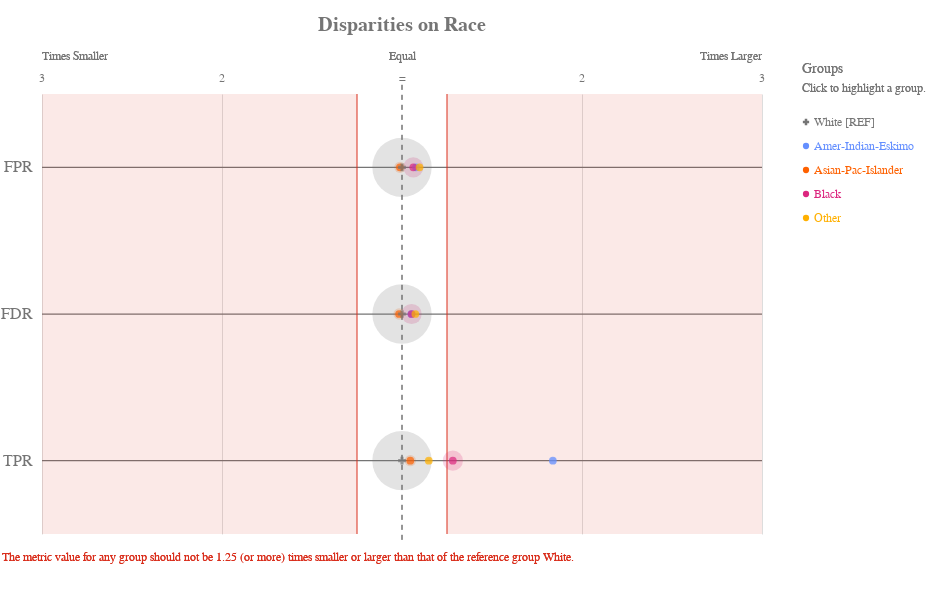

The notebook cell this image was saved under:
### Code cell
ap.disparity(bdf, metrics, 'race', fairness_threshold = disparity_tolerance)

### Figure 1 — Vega-Lite specification as saved in the notebook (floating-point values rounded to 4 significant figures)
{"config": {"view": {"continuousWidth": 400, "continuousHeight": 300, "strokeWidth": 0}, "axisLeft": {"labelColor": "rgb(117,117,117)", "labelFont": "Arial", "labelFontSize": 16}, "title": {"align": "center", "baseline": "middle", "color": "rgb(117,117,117)", "font": "Arial", "fontSize": 20, "fontWeight": "bold"}}, "layer": [{"data": {"name": "data-c4b0de4882756d1d2715a72decb981eb"}, "mark": {"type": "rule", "stroke": "rgb(117,117,117)", "strokeWidth": 1.25, "tooltip": ""}, "encoding": {"x": {"type": "quantitative", "field": "x", "scale": {"domain": [-2, 2], "range": [40.0, 760.0]}}, "x2": {"field": "x2"}, "y": {"type": "nominal", "axis": {"domain": false, "labelAngle": 0, "labelPadding": -30, "orient": "left", "ticks": false, "title": ""}, "field": "metric", "scale": {"domain": ["FPR", "FDR", "TPR"], "range": [55.0, 495.0]}}}}, {"data": {"name": "data-79dd248bdaa0ea02c535240e8ad022c8"}, "mark": {"type": "rule", "stroke": "rgb(117,117,117)", "strokeDash": [5, 5], "strokeWidth": 1}, "encoding": {"tooltip": {"value": "White [REF]"}, "x": {"value": 400.0}, "y": {"value": 45.83}, "y2": {"value": 504.2}}}, {"data": {"name": "data-c233327f4cd9b4c2df31bf8015c83e4a"}, "mark": {"type": "text", "align": "center", "color": "rgb(117,117,117)", "font": "Arial", "fontSize": 12, "fontWeight": "normal", "tooltip": ""}, "encoding": {"text": {"type": "nominal", "field": "label"}, "x": {"type": "quantitative", "field": "value", "scale": {"domain": [-2, 2], "range": [40.0, 760.0]}}, "y": {"value": 38.5}}}, {"layer": [{"mark": {"type": "text", "align": "left", "fill": "rgb(117,117,117)", "font": "Arial", "fontSize": 12, "fontWeight": "normal", "tooltip": ""}, "encoding": {"text": {"value": "Times Smaller"}, "x": {"value": 40.0}, "y": {"value": 16.5}}}, {"mark": {"type": "text", "align": "right", "fill": "rgb(117,117,117)", "font": "Arial", "fontSize": 12, "fontWeight": "normal", "tooltip": ""}, "encoding": {"text": {"value": "Times Larger"}, "x": {"value": 760.0}, "y": {"value": 16.5}}}, {"mark": {"type": "text", "align": "center", "fill": "rgb(117,117,117)", "font": "Arial", "fontSize": 12, "fontWeight": "normal", "tooltip": ""}, "encoding": {"text": {"value": "Equal"}, "x": {"value": 400.0}, "y": {"value": 16.5}}}], "data": {"name": "data-79dd248bdaa0ea02c535240e8ad022c8"}}, {"layer": [{"mark": {"type": "rule", "opacity": 0.8, "stroke": "rgb(217, 46, 28)", "strokeWidth": 1.25, "tooltip": ""}, "encoding": {"x": {"type": "quantitative", "field": "min", "scale": {"domain": [-2, 2], "range": [40.0, 760.0]}}, "y": {"value": 55.0}, "y2": {"value": 495.0}}}, {"mark": {"type": "rule", "opacity": 0.8, "stroke": "rgb(217, 46, 28)", "strokeWidth": 1.25, "tooltip": ""}, "encoding": {"x": {"type": "quantitative", "field": "max", "scale": {"domain": [-2, 2], "range": [40.0, 760.0]}}, "y": {"value": 55.0}, "y2": {"value": 495.0}}}, {"layer": [{"mark": {"type": "rect", "fill": "rgb(217, 46, 28)", "opacity": 0.1, "tooltip": ""}, "encoding": {"x": {"type": "quantitative", "field": "min", "scale": {"domain": [-2, 2], "range": [40.0, 760.0]}}, "x2": {"field": "lower_end"}, "y": {"value": 55.0}, "y2": {"value": 495.0}}}, {"mark": {"type": "rect", "fill": "rgb(217, 46, 28)", "opacity": 0.1, "tooltip": ""}, "encoding": {"x": {"type": "quantitative", "field": "max", "scale": {"domain": [-2, 2], "range": [40.0, 760.0]}}, "x2": {"field": "upper_end"}, "y": {"value": 55.0}, "y2": {"value": 495.0}}}]}, {"data": {"name": "data-79dd248bdaa0ea02c535240e8ad022c8"}, "mark": {"type": "text", "align": "left", "baseline": "top", "fill": "rgb(217, 46, 28)", "font": "Arial", "fontSize": 12, "fontWeight": "normal", "tooltip": ""}, "encoding": {"text": {"value": "The metric value for any group should not be 1.25 (or more) times smaller or larger than that of the reference group White."}, "x": {"value": 0}, "y": {"value": 513.3}}}], "data": {"name": "data-feb20f5d4dfe62687617135ffee93d46"}}, {"layer": [{"mark": "circle"}, {"data": {"name": "data-4ebd66813cba8d9ba0064d401fc4baa8"}, "mark": {"type": "circle", "opacity": 0.2}, "encoding": {"color": {"condition": {"type": "nominal", "field": "attribute_value", "legend": null, "scale": {"domain": ["White", "Amer-Indian-Eskimo", "Asian-Pac-Islander", "Black", "Other"], "range": ["rgb(117,117,117)", "rgb(100, 143, 255)", "rgb(254, 97, 0)", "rgb(220, 38, 127)", "rgb(255, 176, 0)", "rgb(120, 94, 240)"]}, "selection": "selector109"}, "value": "rgb(224,224,224)"}, "size": {"type": "quantitative", "field": "group_size", "legend": null, "scale": {"domain": [0, 9991.0], "range": [0, 4224.0]}}, "tooltip": [{"type": "nominal", "field": "attribute_value", "title": "Group"}, {"type": "nominal", "field": "tooltip_group_size", "title": "Group Size"}, {"type": "nominal", "field": "tooltip_disparity_explanation_fpr", "title": "Disparity"}, {"type": "quantitative", "field": "fpr", "format": ".2f", "title": "FPR"}], "x": {"type": "quantitative", "axis": {"domain": false, "labels": false, "ticks": false, "title": null, "values": [1, 2, -2, -1]}, "field": "fpr_disparity_scaled", "scale": {"domain": [-2, 2], "range": [40.0, 760.0]}}, "y": {"type": "nominal", "axis": {"domain": false, "grid": false, "labels": false, "ticks": false, "title": " "}, "field": "metric_variable", "scale": {"domain": ["FPR", "FDR", "TPR"], "range": [55.0, 495.0]}}}, "selection": {"selector111": {"type": "multi", "empty": "all", "fields": ["attribute_value"]}}, "transform": [{"calculate": "'FPR'", "as": "metric_variable"}]}, {"data": {"name": "data-4ebd66813cba8d9ba0064d401fc4baa8"}, "mark": {"type": "circle", "opacity": 0.2}, "encoding": {"color": {"condition": {"type": "nominal", "field": "attribute_value", "legend": null, "scale": {"domain": ["White", "Amer-Indian-Eskimo", "Asian-Pac-Islander", "Black", "Other"], "range": ["rgb(117,117,117)", "rgb(100, 143, 255)", "rgb(254, 97, 0)", "rgb(220, 38, 127)", "rgb(255, 176, 0)", "rgb(120, 94, 240)"]}, "selection": "selector109"}, "value": "rgb(224,224,224)"}, "size": {"type": "quantitative", "field": "group_size", "legend": null, "scale": {"domain": [0, 9991.0], "range": [0, 4224.0]}}, "tooltip": [{"type": "nominal", "field": "attribute_value", "title": "Group"}, {"type": "nominal", "field": "tooltip_group_size", "title": "Group Size"}, {"type": "nominal", "field": "tooltip_disparity_explanation_fdr", "title": "Disparity"}, {"type": "quantitative", "field": "fdr", "format": ".2f", "title": "FDR"}], "x": {"type": "quantitative", "axis": {"domain": false, "labels": false, "ticks": false, "title": null, "values": [1, 2, -2, -1]}, "field": "fdr_disparity_scaled", "scale": {"domain": [-2, 2], "range": [40.0, 760.0]}}, "y": {"type": "nominal", "axis": {"domain": false, "grid": false, "labels": false, "ticks": false, "title": " "}, "field": "metric_variable", "scale": {"domain": ["FPR", "FDR", "TPR"], "range": [55.0, 495.0]}}}, "selection": {"selector113": {"type": "multi", "empty": "all", "fields": ["attribute_value"]}}, "transform": [{"calculate": "'FDR'", "as": "metric_variable"}]}, {"data": {"name": "data-4ebd66813cba8d9ba0064d401fc4baa8"}, "mark": {"type": "circle", "opacity": 0.2}, "encoding": {"color": {"condition": {"type": "nominal", "field": "attribute_value", "legend": null, "scale": {"domain": ["White", "Amer-Indian-Eskimo", "Asian-Pac-Islander", "Black", "Other"], "range": ["rgb(117,117,117)", "rgb(100, 143, 255)", "rgb(254, 97, 0)", "rgb(220, 38, 127)", "rgb(255, 176, 0)", "rgb(120, 94, 240)"]}, "selection": "selector109"}, "value": "rgb(224,224,224)"}, "size": {"type": "quantitative", "field": "group_size", "legend": null, "scale": {"domain": [0, 9991.0], "range": [0, 4224.0]}}, "tooltip": [{"type": "nominal", "field": "attribute_value", "title": "Group"}, {"type": "nominal", "field": "tooltip_group_size", "title": "Group Size"}, {"type": "nominal", "field": "tooltip_disparity_explanation_tpr", "title": "Disparity"}, {"type": "quantitative", "field": "tpr", "format": ".2f", "title": "TPR"}], "x": {"type": "quantitative", "axis": {"domain": false, "labels": false, "ticks": false, "title": null, "values": [1, 2, -2, -1]}, "field": "tpr_disparity_scaled", "scale": {"domain": [-2, 2], "range": [40.0, 760.0]}}, "y": {"type": "nominal", "axis": {"domain": false, "grid": false, "labels": false, "ticks": false, "title": " "}, "field": "metric_variable", "scale": {"domain": ["FPR", "FDR", "TPR"], "range": [55.0, 495.0]}}}, "selection": {"selector115": {"type": "multi", "empty": "all", "fields": ["attribute_value"]}}, "transform": [{"calculate": "'TPR'", "as": "metric_variable"}]}, {"layer": [{"mark": "point"}, {"data": {"name": "data-4ebd66813cba8d9ba0064d401fc4baa8"}, "mark": {"type": "point", "filled": true, "size": 60}, "encoding": {"color": {"condition": {"type": "nominal", "field": "attribute_value", "legend": null, "scale": {"domain": ["White", "Amer-Indian-Eskimo", "Asian-Pac-Islander", "Black", "Other"], "range": ["rgb(117,117,117)", "rgb(100, 143, 255)", "rgb(254, 97, 0)", "rgb(220, 38, 127)", "rgb(255, 176, 0)", "rgb(120, 94, 240)"]}, "selection": "selector109"}, "value": "rgb(224,224,224)"}, "shape": {"type": "nominal", "field": "attribute_value", "legend": null, "scale": {"domain": ["White", "Amer-Indian-Eskimo", "Asian-Pac-Islander", "Black", "Other"], "range": ["cross", "circle", "circle", "circle", "circle"]}}, "tooltip": [{"type": "nominal", "field": "attribute_value", "title": "Group"}, {"type": "nominal", "field": "tooltip_group_size", "title": "Group Size"}, {"type": "nominal", "field": "tooltip_disparity_explanation_fpr", "title": "Disparity"}, {"type": "quantitative", "field": "fpr", "format": ".2f", "title": "FPR"}], "x": {"type": "quantitative", "axis": {"domain": false, "labels": false, "ticks": false, "title": null, "values": [1, 2, -2, -1]}, "field": "fpr_disparity_scaled", "scale": {"domain": [-2, 2], "range": [40.0, 760.0]}}, "y": {"type": "nominal", "axis": {"domain": false, "grid": false, "labels": false, "ticks": false, "title": " "}, "field": "metric_variable", "scale": {"domain": ["FPR", "FDR", "TPR"], "range": [55.0, 495.0]}}}, "selection": {"selector110": {"type": "multi", "empty": "all", "fields": ["attribute_value"]}}, "transform": [{"calculate": "'FPR'", "as": "metric_variable"}]}, {"data": {"name": "data-4ebd66813cba8d9ba0064d401fc4baa8"}, "mark": {"type": "point", "filled": true, "size": 60}, "encoding": {"color": {"condition": {"type": "nominal", "field": "attribute_value", "legend": null, "scale": {"domain": ["White", "Amer-Indian-Eskimo", "Asian-Pac-Islander", "Black", "Other"], "range": ["rgb(117,117,117)", "rgb(100, 143, 255)", "rgb(254, 97, 0)", "rgb(220, 38, 127)", "rgb(255, 176, 0)", "rgb(120, 94, 240)"]}, "selection": "selector109"}, "value": "rgb(224,224,224)"}, "shape": {"type": "nominal", "field": "attribute_value", "legend": null, "scale": {"domain": ["White", "Amer-Indian-Eskimo", "Asian-Pac-Islander", "Black", "Other"], "range": ["cross", "circle", "circle", "circle", "circle"]}}, "tooltip": [{"type": "nominal", "field": "attribute_value", "title": "Group"}, {"type": "nominal", "field": "tooltip_group_size", "title": "Group Size"}, {"type": "nominal", "field": "tooltip_disparity_explanation_fdr", "title": "Disparity"}, {"type": "quantitative", "field": "fdr", "format": ".2f", "title": "FDR"}], "x": {"type": "quantitative", "axis": {"domain": false, "labels": false, "ticks": false, "title": null, "values": [1, 2, -2, -1]}, "field": "fdr_disparity_scaled", "scale": {"domain": [-2, 2], "range": [40.0, 760.0]}}, "y": {"type": "nominal", "axis": {"domain": false, "grid": false, "labels": false, "ticks": false, "title": " "}, "field": "metric_variable", "scale": {"domain": ["FPR", "FDR", "TPR"], "range": [55.0, 495.0]}}}, "selection": {"selector112": {"type": "multi", "empty": "all", "fields": ["attribute_value"]}}, "transform": [{"calculate": "'FDR'", "as": "metric_variable"}]}, {"data": {"name": "data-4ebd66813cba8d9ba0064d401fc4baa8"}, "mark": {"type": "point", "filled": true, "size": 60}, "encoding": {"color": {"condition": {"type": "nominal", "field": "attribute_value", "legend": null, "scale": {"domain": ["White", "Amer-Indian-Eskimo", "Asian-Pac-Islander", "Black", "Other"], "range": ["rgb(117,117,117)", "rgb(100, 143, 255)", "rgb(254, 97, 0)", "rgb(220, 38, 127)", "rgb(255, 176, 0)", "rgb(120, 94, 240)"]}, "selection": "selector109"}, "value": "rgb(224,224,224)"}, "shape": {"type": "nominal", "field": "attribute_value", "legend": null, "scale": {"domain": ["White", "Amer-Indian-Eskimo", "Asian-Pac-Islander", "Black", "Other"], "range": ["cross", "circle", "circle", "circle", "circle"]}}, "tooltip": [{"type": "nominal", "field": "attribute_value", "title": "Group"}, {"type": "nominal", "field": "tooltip_group_size", "title": "Group Size"}, {"type": "nominal", "field": "tooltip_disparity_explanation_tpr", "title": "Disparity"}, {"type": "quantitative", "field": "tpr", "format": ".2f", "title": "TPR"}], "x": {"type": "quantitative", "axis": {"domain": false, "labels": false, "ticks": false, "title": null, "values": [1, 2, -2, -1]}, "field": "tpr_disparity_scaled", "scale": {"domain": [-2, 2], "range": [40.0, 760.0]}}, "y": {"type": "nominal", "axis": {"domain": false, "grid": false, "labels": false, "ticks": false, "title": " "}, "field": "metric_variable", "scale": {"domain": ["FPR", "FDR", "TPR"], "range": [55.0, 495.0]}}}, "selection": {"selector114": {"type": "multi", "empty": "all", "fields": ["attribute_value"]}}, "transform": [{"calculate": "'TPR'", "as": "metric_variable"}]}]}]}, {"layer": [{"mark": {"type": "point", "filled": true, "opacity": 1, "size": 39.48}, "encoding": {"color": {"condition": {"type": "nominal", "field": "attribute_value", "legend": null, "scale": {"domain": ["White", "Amer-Indian-Eskimo", "Asian-Pac-Islander", "Black", "Other"], "range": ["rgb(117,117,117)", "rgb(100, 143, 255)", "rgb(254, 97, 0)", "rgb(220, 38, 127)", "rgb(255, 176, 0)", "rgb(120, 94, 240)"]}, "selection": "selector109"}, "value": "rgb(224,224,224)"}, "shape": {"type": "nominal", "field": "attribute_value", "legend": null, "scale": {"domain": ["White", "Amer-Indian-Eskimo", "Asian-Pac-Islander", "Black", "Other"], "range": ["cross", "circle", "circle", "circle", "circle"]}}, "x": {"value": 804}, "y": {"type": "nominal", "axis": {"domain": false, "grid": false, "labels": false, "ticks": false, "title": " "}, "field": "attribute_value", "scale": {"domain": ["White", "Amer-Indian-Eskimo", "Asian-Pac-Islander", "Black", "Other"], "range": [71, 191]}}}, "selection": {"selector109": {"type": "multi", "empty": "all", "fields": ["attribute_value"]}}}, {"mark": {"type": "text", "align": "left", "baseline": "middle", "font": "Arial", "fontSize": 12, "fontWeight": "normal"}, "encoding": {"color": {"condition": {"type": "nominal", "field": "attribute_value", "legend": null, "scale": {"domain": ["White", "Amer-Indian-Eskimo", "Asian-Pac-Islander", "Black", "Other"], "range": ["rgb(117,117,117)", "rgb(100, 143, 255)", "rgb(254, 97, 0)", "rgb(220, 38, 127)", "rgb(255, 176, 0)", "rgb(120, 94, 240)"]}, "selection": "selector109"}, "value": "rgb(224,224,224)"}, "text": {"type": "nominal", "field": "label"}, "x": {"value": 812}, "y": {"type": "nominal", "axis": {"domain": false, "grid": false, "labels": false, "ticks": false, "title": " "}, "field": "attribute_value", "scale": {"domain": ["White", "Amer-Indian-Eskimo", "Asian-Pac-Islander", "Black", "Other"], "range": [71, 191]}}}, "selection": {"selector116": {"type": "multi", "empty": "all", "fields": ["attribute_value"]}}}, {"data": {"name": "data-79dd248bdaa0ea02c535240e8ad022c8"}, "mark": {"type": "text", "align": "left", "baseline": "middle", "color": "rgb(117,117,117)", "font": "Arial", "fontSize": 12, "fontWeight": "normal"}, "encoding": {"text": {"value": "Click to highlight a group."}, "x": {"value": 800}, "y": {"value": 49}}}, {"data": {"name": "data-79dd248bdaa0ea02c535240e8ad022c8"}, "mark": {"type": "text", "align": "left", "baseline": "middle", "color": "rgb(117,117,117)", "font": "Arial", "fontSize": 14, "fontWeight": "normal"}, "encoding": {"text": {"value": "Groups"}, "x": {"value": 800}, "y": {"value": 30}}}], "data": {"name": "data-4e7cec67074b12cfce448e3a821d8fd2"}}], "height": 550, "padding": {"top": 15, "bottom": 10}, "resolve": {"scale": {"size": "independent", "y": "independent"}}, "title": "Disparities on Race", "width": 800, "$schema": "https://vega.github.io/schema/vega-lite/v4.8.1.json", "datasets": {"data-c4b0de4882756d1d2715a72decb981eb": [{"metric": "FPR", "x": -2, "x2": 2}, {"metric": "FDR", "x": -2, "x2": 2}, {"metric": "TPR", "x": -2, "x2": 2}], "data-79dd248bdaa0ea02c535240e8ad022c8": [{"a": 1, "b": 0}, {"a": 1, "b": 0}], "data-c233327f4cd9b4c2df31bf8015c83e4a": [{"value": 1, "label": 2}, {"value": 2, "label": 3}, {"value": -2, "label": 3}, {"value": -1, "label": 2}, {"value": 0, "label": "="}], "data-feb20f5d4dfe62687617135ffee93d46": [{"min": -0.25, "max": 0.25, "lower_end": -2, "upper_end": 2}], "data-4ebd66813cba8d9ba0064d401fc4baa8": [{"attribute_name": "race", "attribute_value": "Amer-Indian-Eskimo", "group_size": 100, "total_entities": 9769, "fpr": 0.9667, "fdr": 0.9355, "tpr": 0.6, "fpr_disparity": 1.077, "fdr_disparity": 1.052, "tpr_disparity": 1.838, "fpr_disparity_scaled": 0.07749, "fdr_disparity_scaled": 0.05198, "tpr_disparity_scaled": 0.8381, "tooltip_group_size": "100 (1.02%)", "tooltip_disparity_explanation_fpr": "1.08 times larger FPR than the reference group", "tooltip_disparity_explanation_fdr": "1.05 times larger FDR than the reference group", "tooltip_disparity_explanation_tpr": "1.84 times larger TPR than the reference group"}, {"attribute_name": "race", "attribute_value": "Asian-Pac-Islander", "group_size": 303, "total_entities": 9769, "fpr": 0.8869, "fdr": 0.875, "tpr": 0.3415, "fpr_disparity": 0.9886, "fdr_disparity": 0.984, "tpr_disparity": 1.046, "fpr_disparity_scaled": -0.01158, "fdr_disparity_scaled": -0.0163, "tpr_disparity_scaled": 0.04607, "tooltip_group_size": "303 (3.10%)", "tooltip_disparity_explanation_fpr": "1.01 times smaller FPR than the reference group", "tooltip_disparity_explanation_fdr": "1.02 times smaller FDR than the reference group", "tooltip_disparity_explanation_tpr": "1.05 times larger TPR than the reference group"}, {"attribute_name": "race", "attribute_value": "Black", "group_size": 967, "total_entities": 9769, "fpr": 0.9535, "fdr": 0.9367, "tpr": 0.4186, "fpr_disparity": 1.063, "fdr_disparity": 1.053, "tpr_disparity": 1.282, "fpr_disparity_scaled": 0.06277, "fdr_disparity_scaled": 0.05334, "tpr_disparity_scaled": 0.2824, "tooltip_group_size": "967 (9.90%)", "tooltip_disparity_explanation_fpr": "1.06 times larger FPR than the reference group", "tooltip_disparity_explanation_fdr": "1.05 times larger FDR than the reference group", "tooltip_disparity_explanation_tpr": "1.28 times larger TPR than the reference group"}, {"attribute_name": "race", "attribute_value": "Other", "group_size": 73, "total_entities": 9769, "fpr": 0.9846, "fdr": 0.9552, "tpr": 0.375, "fpr_disparity": 1.097, "fdr_disparity": 1.074, "tpr_disparity": 1.149, "fpr_disparity_scaled": 0.0975, "fdr_disparity_scaled": 0.07418, "tpr_disparity_scaled": 0.1488, "tooltip_group_size": "73 (0.75%)", "tooltip_disparity_explanation_fpr": "1.10 times larger FPR than the reference group", "tooltip_disparity_explanation_fdr": "1.07 times larger FDR than the reference group", "tooltip_disparity_explanation_tpr": "1.15 times larger TPR than the reference group"}, {"attribute_name": "race", "attribute_value": "White", "group_size": 8326, "total_entities": 9769, "fpr": 0.8971, "fdr": 0.8893, "tpr": 0.3264, "fpr_disparity": 1.0, "fdr_disparity": 1.0, "tpr_disparity": 1.0, "fpr_disparity_scaled": 0.0, "fdr_disparity_scaled": 0.0, "tpr_disparity_scaled": 0.0, "tooltip_group_size": "8,326 (85.23%)", "tooltip_disparity_explanation_fpr": "Reference group", "tooltip_disparity_explanation_fdr": "Reference group", "tooltip_disparity_explanation_tpr": "Reference group"}], "data-4e7cec67074b12cfce448e3a821d8fd2": [{"attribute_value": "White", "label": "White [REF]"}, {"attribute_value": "Amer-Indian-Eskimo", "label": "Amer-Indian-Eskimo"}, {"attribute_value": "Asian-Pac-Islander", "label": "Asian-Pac-Islander"}, {"attribute_value": "Black", "label": "Black"}, {"attribute_value": "Other", "label": "Other"}]}}
